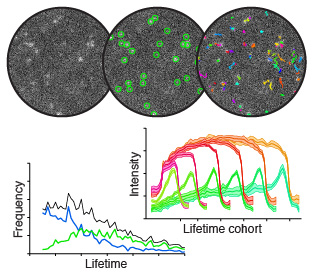
%> input picture img/cmeAnalysis.jpg, 313 x 277 px
$ octave --eval "result = getGaussianPSFsigmaFromData('../img/cmeAnalysis.jpg');"   (GNU Octave 9; MATLAB toolbox functions it lacks are replaced by stand-ins)
%> lines starting %> are read from the running program, lines starting %| are printed output that depends on the picture
### software/padarrayXT.m
function b = padarrayXT(varargin)
%PADARRAYXT Modified version of built-in function 'padarray'.
%   Mirroring ('symmetric' option) does not duplicate the border pixel.
%   B = PADARRAYXT(A,PADSIZE) pads array A with PADSIZE(k) number of zeros
%   along the k-th dimension of A.  PADSIZE should be a vector of
%   nonnegative integers.
%
%   B = PADARRAYXT(A,PADSIZE,PADVAL) pads array A with PADVAL (a scalar)
%   instead of with zeros.
%
%   B = PADARRAYXT(A,PADSIZE,PADVAL,DIRECTION) pads A in the direction
%   specified by the string DIRECTION.  DIRECTION can be one of the
%   following strings.
%
%       String values for DIRECTION
%       'pre'         Pads before the first array element along each
%                     dimension .
%       'post'        Pads after the last array element along each
%                     dimension.
%       'both'        Pads before the first array element and after the
%                     last array element along each dimension.
%
%   By default, DIRECTION is 'both'.
%
%   B = PADARRAYXT(A,PADSIZE,METHOD,DIRECTION) pads array A using the
%   specified METHOD.  METHOD can be one of these strings:
%
%       String values for METHOD
%       'circular'    Pads with circular repetition of elements.
%       'replicate'   Repeats border elements of A.
%       'symmetric'   Pads array with mirror reflections of itself.
%       'asymmetric'   Pads array with odd-symmetric extensions of itself.
%
%   Class Support
%   -------------
%   When padding with a constant value, A can be numeric or logical.
%   When padding using the 'circular', 'replicate', or 'symmetric'
%   methods, A can be of any class.  B is of the same class as A.
%
%   Example
%   -------
%   Add three elements of padding to the beginning of a vector.  The
%   padding elements contain mirror copies of the array.
%
%       b = padarrayxt([1 2 3 4],3,'symmetric','pre')
%
%   Add three elements of padding to the end of the first dimension of
%   the array and two elements of padding to the end of the second
%   dimension.  Use the value of the last array element as the padding
%   value.
%
%       B = padarrayxt([1 2; 3 4],[3 2],'replicate','post')
%
%   Add three elements of padding to each dimension of a
%   three-dimensional array.  Each pad element contains the value 0.
%
%       A = [1 2; 3 4];
%       B = [5 6; 7 8];
%       C = cat(3,A,B)
%       D = padarray(C,[3 3],0,'both')
%
%   See also CIRCSHIFT, IMFILTER.
%
% Copyright (C) 2026, Danuser Lab - UTSouthwestern
%
% This file is part of CMEAnalysis_Package.
%
% CMEAnalysis_Package is free software: you can redistribute it and/or modify
% it under the terms of the GNU General Public License as published by
% the Free Software Foundation, either version 3 of the License, or
% (at your option) any later version.
%
% CMEAnalysis_Package is distributed in the hope that it will be useful,
% but WITHOUT ANY WARRANTY; without even the implied warranty of
% MERCHANTABILITY or FITNESS FOR A PARTICULAR PURPOSE.  See the
% GNU General Public License for more details.
%
% You should have received a copy of the GNU General Public License
% along with CMEAnalysis_Package.  If not, see <http://www.gnu.org/licenses/>.
%
%

%   Copyright 1993-2010 The MathWorks, Inc.
%   $Revision: 1.11.4.13 $  $Date: 2011/08/09 17:51:33 $

%   Last modified on 04/14/2012 by Francois Aguet.

[a, method, padSize, padVal, direction] = ParseInputs(varargin{:});

if isempty(a)

    % treat empty matrix similar for any method
    if strcmp(direction,'both')
        sizeB = size(a) + 2*padSize;
    else
        sizeB = size(a) + padSize;
    end

    b = mkconstarray(class(a), padVal, sizeB);

elseif strcmpi(method,'constant')

    % constant value padding with padVal
    b = ConstantPad(a, padSize, padVal, direction);
else

    % compute indices then index into input image
    aSize = size(a);
    aIdx = getPaddingIndices(aSize,padSize,method,direction);
    b = a(aIdx{:});
end

if islogical(a)
    b = logical(b);
end


%%%
%%% ConstantPad
%%%
% [29 lines left out: function ConstantPad, not called in this run]


%%%
%%% ParseInputs
%%%
function [a, method, padSize, padVal, direction] = ParseInputs(varargin)

% narginchk(2,4);
if nargin<2 || nargin>4
    error('Incompatible number of input arguments.');
end

% fixed syntax args
a         = varargin{1};
padSize   = varargin{2};

% default values
method    = 'constant';
padVal    = 0;
direction = 'both';

validateattributes(padSize, {'double'}, {'real' 'vector' 'nonnan' 'nonnegative' ...
    'integer'}, mfilename, 'PADSIZE', 2);

% Preprocess the padding size
if (numel(padSize) < ndims(a))
    padSize           = padSize(:);
    padSize(ndims(a)) = 0;
end

if nargin > 2

    firstStringToProcess = 3;

    if ~ischar(varargin{3})
        % Third input must be pad value.
        padVal = varargin{3};
        validateattributes(padVal, {'numeric' 'logical'}, {'scalar'}, ...
            mfilename, 'PADVAL', 3);

        firstStringToProcess = 4;

    end

    for k = firstStringToProcess:nargin
        validStrings = {'circular' 'replicate' 'symmetric' 'pre' ...
            'post' 'both'};
        string = validatestring(varargin{k}, validStrings, mfilename, ...
            'METHOD or DIRECTION', k);
        switch string
            case {'circular' 'replicate' 'symmetric'}
                method = string;

            case {'pre' 'post' 'both'}
                direction = string;

            otherwise
                error(message('images:padarray:unexpectedError'))
        end
    end
end

% Check the input array type
if strcmp(method,'constant') && ~(isnumeric(a) || islogical(a))
    error(message('images:padarray:badTypeForConstantPadding'))
end


% Internal functions called by padarray.m (modified)
function aIdx = getPaddingIndices(aSize,padSize,method,direction)
%getPaddingIndices is used by padarray and blockproc.
%   Computes padding indices of input image.  This is function is used to
%   handle padding of in-memory images (via padarray) as well as
%   arbitrarily large images (via blockproc).
%
%   aSize : result of size(I) where I is the image to be padded
%   padSize : padding amount in each dimension.
%             numel(padSize) can be greater than numel(aSize)
%   method : X or a 'string' padding method
%   direction : pre, post, or both.
%
%   See the help for padarray for additional information.

% Copyright 2010 The MathWorks, Inc.
% $Revision: 1.1.6.1 $ $Date: 2010/04/15 15:18:15 $

% make sure we have enough image dims for the requested padding
if numel(padSize) > numel(aSize)
    singleton_dims = numel(padSize) - numel(aSize);
    aSize = [aSize ones(1,singleton_dims)];
end

switch method
    case 'circular'
        aIdx = CircularPad(aSize, padSize, direction);
    case 'symmetric'
        aIdx = SymmetricPad(aSize, padSize, direction);
    case 'replicate'
        aIdx = ReplicatePad(aSize, padSize, direction);
end


%%%
%%% CircularPad
%%%
% [24 lines left out: function CircularPad, not called in this run]


%%%
%%% SymmetricPad
%%%
function idx = SymmetricPad(aSize, padSize, direction)

numDims = numel(padSize);

% Form index vectors to subsasgn input array into output array.
% Also compute the size of the output array.
idx   = cell(1,numDims);
for k = 1:numDims
    M = aSize(k);
    if M>1
        dimNums = uint32([1:M M-1:-1:2]);
        div = 2*M-2;
    else
        dimNums = [1 1];
        div = 2;
    end
    p = padSize(k);

    switch direction
        case 'pre'
            idx{k}   = dimNums(mod(-p:M-1, div) + 1);

        case 'post'
            idx{k}   = dimNums(mod(0:M+p-1, div) + 1);

        case 'both'
            idx{k}   = dimNums(mod(-p:M+p-1, div) + 1);
    end
end


%%%
%%% ReplicatePad
%%%
% [35 lines left out: functions ReplicatePad, mkconstarray, not called in this run]

### software/pointSourceDetection.m
%[pstruct, mask, imgLM, imgLoG] = pointSourceDetection(img, sigma, mode)
%
% Inputs :
%                 img : input image
%               sigma : standard deviation of the Gaussian PSF
%
% Options (as 'specifier'-value pairs):
%
%              'mode' : parameters to estimate. Default: 'xyAc'.
%             'alpha' : alpha value used in the statistical tests. Default: 0.05.
%              'mask' : mask of pixels (i.e., cell mask) to include in the detection. Default: all.
%       'FitMixtures' : true|{false}. Toggles mixture-model fitting.
%       'MaxMixtures' : maximum number of mixtures to fit. Default: 5.
%   'RemoveRedundant' : {true}|false. Discard localizations that coincide within 'RedundancyRadius'.
%  'RedundancyRadius' : Radius for filtering out redundant localizatios. Default: 0.25
%         'Prefilter' : {true}|false. Prefilter to calculate mask of significant pixels.
%     'RefineMaskLoG' : {true}|false. Apply threshold to LoG-filtered img to refine mask of significant pixels.
%   'RefineMaskValid' : {true}|false. Return only mask regions where a significant signal was localized.
%        'ConfRadius' : Confidence radius for positions, beyond which the fit is rejected. Default: 2*sigma
%        'WindowSize' : Window size for the fit. Default: 4*sigma, i.e., [-4*sigma ... 4*sigma]^2
%
% Outputs:
%             pstruct : output structure with Gaussian parameters, standard deviations, p-values
%                mask : mask of significant (in amplitude) pixels
%               imgLM : image of local maxima
%              imgLoG : Laplacian of Gaussian-filtered image
%
% Copyright (C) 2026, Danuser Lab - UTSouthwestern
%
% This file is part of CMEAnalysis_Package.
%
% CMEAnalysis_Package is free software: you can redistribute it and/or modify
% it under the terms of the GNU General Public License as published by
% the Free Software Foundation, either version 3 of the License, or
% (at your option) any later version.
%
% CMEAnalysis_Package is distributed in the hope that it will be useful,
% but WITHOUT ANY WARRANTY; without even the implied warranty of
% MERCHANTABILITY or FITNESS FOR A PARTICULAR PURPOSE.  See the
% GNU General Public License for more details.
%
% You should have received a copy of the GNU General Public License
% along with CMEAnalysis_Package.  If not, see <http://www.gnu.org/licenses/>.
%
%

% Francois Aguet, April 2011 (last modified: 09/30/2013)

function [pstruct, mask, imgLM, imgLoG] = pointSourceDetection(img, sigma, varargin)

% Parse inputs
ip = inputParser;
ip.CaseSensitive = false;
ip.addRequired('img', @isnumeric);
ip.addRequired('sigma', @isscalar);
ip.addParamValue('Mode', 'xyAc', @ischar);
ip.addParamValue('Alpha', 0.05, @isscalar);
ip.addParamValue('Mask', [], @(x) isnumeric(x) || islogical(x));
ip.addParamValue('FitMixtures', false, @islogical);
ip.addParamValue('MaxMixtures', 5, @isposint);
ip.addParamValue('RemoveRedundant', true, @islogical);
ip.addParamValue('RedundancyRadius', 0.25, @isscalar);
ip.addParamValue('Prefilter', true, @islogical);
ip.addParamValue('RefineMaskLoG', true, @islogical);
ip.addParamValue('RefineMaskValid', true, @islogical);
ip.addParamValue('ConfRadius', []); % Default: 2*sigma, see fitGaussians2D.
ip.addParamValue('WindowSize', []); % Default: 4*sigma, see fitGaussians2D.
ip.KeepUnmatched = true;
ip.parse(img, sigma, varargin{:});
mode = ip.Results.Mode;
alpha = ip.Results.Alpha;

if ~isa(img, 'double')
    img = double(img);
end

% Gaussian kernel
w = ceil(4*sigma);
x = -w:w;
g = exp(-x.^2/(2*sigma^2));
u = ones(1,length(x));

% convolutions
imgXT = padarrayXT(img, [w w], 'symmetric');
fg = conv2(g', g, imgXT, 'valid');
fu = conv2(u', u, imgXT, 'valid');
fu2 = conv2(u', u, imgXT.^2, 'valid');

% Laplacian of Gaussian
gx2 = g.*x.^2;
imgLoG = 2*fg/sigma^2 - (conv2(g, gx2, imgXT, 'valid')+conv2(gx2, g, imgXT, 'valid'))/sigma^4;
imgLoG = imgLoG / (2*pi*sigma^2);

% 2-D kernel
g = g'*g;
n = numel(g);
gsum = sum(g(:));
g2sum = sum(g(:).^2);

% solution to linear system
A_est = (fg - gsum*fu/n) / (g2sum - gsum^2/n);
c_est = (fu - A_est*gsum)/n;

if ip.Results.Prefilter
    J = [g(:) ones(n,1)]; % g_dA g_dc
    C = inv(J'*J);

    f_c = fu2 - 2*c_est.*fu + n*c_est.^2; % f-c
    RSS = A_est.^2*g2sum - 2*A_est.*(fg - c_est*gsum) + f_c;
    RSS(RSS<0) = 0; % negative numbers may result from machine epsilon/roundoff precision
    sigma_e2 = RSS/(n-3);

    sigma_A = sqrt(sigma_e2*C(1,1));

    % standard deviation of residuals
    sigma_res = sqrt(RSS/(n-1));

    kLevel = norminv(1-alpha/2.0, 0, 1);

    SE_sigma_c = sigma_res/sqrt(2*(n-1)) * kLevel;
    df2 = (n-1) * (sigma_A.^2 + SE_sigma_c.^2).^2 ./ (sigma_A.^4 + SE_sigma_c.^4);
    scomb = sqrt((sigma_A.^2 + SE_sigma_c.^2)/n);
    T = (A_est - sigma_res*kLevel) ./ scomb;
    pval = tcdf(-T, df2);

    % mask of admissible positions for local maxima
    mask = pval < 0.05;
else
    mask = true(size(img));
end

% all local max
allMax = locmax2d(imgLoG, 2*ceil(sigma)+1);

% local maxima above threshold in image domain
imgLM = allMax .* mask;

pstruct = [];
if sum(imgLM(:))~=0 % no local maxima found, likely a background image

    if ip.Results.RefineMaskLoG
        % -> set threshold in LoG domain
        logThreshold = min(imgLoG(imgLM~=0));
        logMask = imgLoG >= logThreshold;

        % combine masks
        mask = mask | logMask;
    end

    % re-select local maxima
    imgLM = allMax .* mask;

    % apply exclusion mask
    if ~isempty(ip.Results.Mask)
        imgLM(ip.Results.Mask==0) = 0;
    end


    [lmy, lmx] = find(imgLM~=0);
    lmIdx = sub2ind(size(img), lmy, lmx);

    if ~isempty(lmIdx)
        % run localization on local maxima
        if ~ip.Results.FitMixtures
            pstruct = fitGaussians2D(img, lmx, lmy, A_est(lmIdx), sigma*ones(1,length(lmIdx)),...
                c_est(lmIdx), mode, 'mask', mask, 'alpha', alpha,...
                'ConfRadius', ip.Results.ConfRadius, 'WindowSize', ip.Results.WindowSize);
        else
            pstruct = fitGaussianMixtures2D(img, lmx, lmy, A_est(lmIdx), sigma*ones(1,length(lmIdx)),...
                c_est(lmIdx), 'mask', mask, 'alpha', alpha, 'maxM', ip.Results.MaxMixtures);
        end

        % remove NaN values
        idx = ~isnan([pstruct.x]);
        if sum(idx)~=0
            fnames = fieldnames(pstruct);
            for k = 1:length(fnames)
                pstruct.(fnames{k}) = pstruct.(fnames{k})(idx);
            end

            % significant amplitudes
            idx = [pstruct.hval_Ar] == 1;

            % eliminate duplicate positions (resulting from localization)
            if ip.Results.RemoveRedundant
                pM = [pstruct.x' pstruct.y'];
                idxKD = KDTreeBallQuery(pM, pM, ip.Results.RedundancyRadius*ones(numel(pstruct.x),1));
                idxKD = idxKD(cellfun(@numel, idxKD)>1);
                for k = 1:length(idxKD);
                    RSS = pstruct.RSS(idxKD{k});
                    idx(idxKD{k}(RSS ~= min(RSS))) = 0;
                end
            end

            if sum(idx)>0
                fnames = fieldnames(pstruct);
                for k = 1:length(fnames)
                    pstruct.(fnames{k}) = pstruct.(fnames{k})(idx);
                end
                pstruct.hval_Ar = logical(pstruct.hval_Ar);
                pstruct.hval_AD = logical(pstruct.hval_AD);
                pstruct.isPSF = ~pstruct.hval_AD;

                % adjust mixture index if only a single component remains
                if ip.Results.FitMixtures
                    mv = 0:max(pstruct.mixtureIndex);
                    multiplicity = getMultiplicity(pstruct.mixtureIndex);
                    pstruct.mixtureIndex(ismember(pstruct.mixtureIndex, mv(multiplicity==1))) = 0;
                end
            else
                pstruct = [];
            end
        else
            pstruct = [];
        end
    end
end

if ~isempty(pstruct) && ip.Results.RefineMaskValid
    CC = bwconncomp(mask);
    labels = labelmatrix(CC);
    loclabels = labels(sub2ind(size(img), pstruct.y_init, pstruct.x_init));
    idx = setdiff(1:CC.NumObjects, loclabels);
    CC.PixelIdxList(idx) = [];
    CC.NumObjects = length(CC.PixelIdxList);
    mask = labelmatrix(CC)~=0;
end

### software/locmax2d.m
function fImg = locmax2d(img, mask, keepFlat)
%LOCALMAX searches for local maxima in an image
%
%    SYNOPSIS fImg = locmax2d(img, mask, keepFlat)
%
%    INPUT    img    image matrix
%             mask   EITHER a scalar that defines the window dimensions
%                    OR a vector [m n] that defines the window dimensions
%                    OR a binary (0/1) structural element (matrix).
%                    Structural elements such as discs can be defined
%                    using the built-in matlab function "strel".
%                    The input matrix must have an odd number of columns and rows.
%             keepFlat Optional input variable to choose whether to remove
%                      "flat" maxima or to keep them. Default is 0, to remove them.
%
%    OUTPUT   fImg   image with local maxima (original values) and zeros elsewhere.
%
% Copyright (C) 2026, Danuser Lab - UTSouthwestern
%
% This file is part of CMEAnalysis_Package.
%
% CMEAnalysis_Package is free software: you can redistribute it and/or modify
% it under the terms of the GNU General Public License as published by
% the Free Software Foundation, either version 3 of the License, or
% (at your option) any later version.
%
% CMEAnalysis_Package is distributed in the hope that it will be useful,
% but WITHOUT ANY WARRANTY; without even the implied warranty of
% MERCHANTABILITY or FITNESS FOR A PARTICULAR PURPOSE.  See the
% GNU General Public License for more details.
%
% You should have received a copy of the GNU General Public License
% along with CMEAnalysis_Package.  If not, see <http://www.gnu.org/licenses/>.
%
%


%%%%%%%%%%%%%%%%%%%%%%%%%%%%%%%%%%%%%%%%%%%%%%%%%
%
% PARAMETER CHECK
%
%%%%%%%%%%%%%%%%%%%%%%%%%%%%%%%%%%%%%%%%%%%%%%%%%

if nargin<2
   error('Please define all parameters');
end

if numel(mask)==1
    if mod(mask,2)==0
        mask = mask + 1;
    end
    rows = mask;
    cols = mask;
    mask = ones(mask);
    numEl = rows*cols;

% If mask is a vector with two entries, then, these two entries define the
% number of rows and columns of a rectangular mask filled with ones:
elseif length(mask(:))==2
    % make sure the mask elements are odd numbers (only then, the
    % local max operator is properly defined)
    indx = find(~mod(mask,2));
    mask(indx) = mask(indx) + 1;
    rows=mask(1);
    cols=mask(2);
    % number of non-zero elements:
    numEl=prod(mask);

    % generate the real mask:
    mask=ones(mask);
else
    % mask is a flat structural element, with an odd number of cols and
    % rows. Note that this excludes the only possible overlap case [1 1]
    % which would be treated as identical operation above.

    % first check that mask has the right size:
    [rows cols]=size(mask);
    if ~mod(rows,2) || ~mod(cols,2)
        % There is no simple way of extending a general mask, thus:
        error('Mask must have an odd number of rows and columns!');
    end

    % get matrix dimensions:
    [rows cols]=size(mask);

    % Check that the matrix contains only 0/1. This check could be omitted:
    checkMat = (mask==1 | mask==0);
    if sum(checkMat(:))<rows*cols
        % There is no simple way of extending a general mask, thus:
        error('The mask may contain binary values only!');
    end

    % number of non-zero elements:
    numEl=sum(mask(:));
end

if nargin < 3 || isempty(keepFlat)
    keepFlat = 0;
end

%%%%%%%%%%%%%%%%%%%%%%%%%%%%%%%%%%%%%%%%%%%%%%%%%
%
% DEFINITIONS
%
%%%%%%%%%%%%%%%%%%%%%%%%%%%%%%%%%%%%%%%%%%%%%%%%%

% apply a max filter
fImg = ordfilt2(img,numEl,mask);
if keepFlat == 0 %change made by KJ
    fImg2 = ordfilt2(img,numEl-1,mask);
    fImg(fImg2==fImg)=0;
end

% take only those positions where the max filter and the original image value
% are equal -> this is a local maximum
fImg(fImg ~= img) = 0;

% set image border to zero
b = (cols-1)/2;
fImg(:,[1:b end-b+1:end]) = 0;
b = (rows-1)/2;
fImg([1:b end-b+1:end],:) = 0;

### software/getGaussianPSFsigmaFromData.m
%[sigma] = getGaussianPSFsigmaFromData(imageList) returns the s.d. of the Gaussian PSF estimated from the input data.
% The estimation is performed by running pointSourceDetection() with 'sigma' as a free parameter.
%
% Inputs:
%    imageList : single image, cell array of images, or cell array of image path strings
%
% Options:
%    'Display' : {true}|false displays the distribution of 'sigma' values
%
% Output:
%        sigma : standard deviation of the Gaussian PSF estimated from point sources in input data
%
% Copyright (C) 2026, Danuser Lab - UTSouthwestern
%
% This file is part of CMEAnalysis_Package.
%
% CMEAnalysis_Package is free software: you can redistribute it and/or modify
% it under the terms of the GNU General Public License as published by
% the Free Software Foundation, either version 3 of the License, or
% (at your option) any later version.
%
% CMEAnalysis_Package is distributed in the hope that it will be useful,
% but WITHOUT ANY WARRANTY; without even the implied warranty of
% MERCHANTABILITY or FITNESS FOR A PARTICULAR PURPOSE.  See the
% GNU General Public License for more details.
%
% You should have received a copy of the GNU General Public License
% along with CMEAnalysis_Package.  If not, see <http://www.gnu.org/licenses/>.
%
%

% Francois Aguet, September 2010

function sigma = getGaussianPSFsigmaFromData(imageList, varargin)
%> called with imageList = '../img/cmeAnalysis.jpg'

ip = inputParser;
ip.CaseSensitive = false;
ip.addRequired('imageList');
ip.addOptional('frameRange', []);
ip.addParamValue('Display', true, @islogical);
ip.parse(imageList, varargin{:});

if ~iscell(imageList)
    imageList = {imageList};
end
frameRange = ip.Results.frameRange;

if isempty(frameRange)
    nd = numel(imageList);
else
    nd = numel(frameRange);
end
svect = cell(1,nd);
parfor i = 1:nd
    if isempty(frameRange)
        if ischar(imageList{i})
            img = double(imread(imageList{i}));
        else
            img = double(imageList{i});
        end
    else
        img = double(readtiff(imageList{1}, frameRange(i)));
    end
    % First pass with fixed sigma
    pstruct = pointSourceDetection(img, 1.5, 'Mode', 'xyac');
%> in ParseInputs, `padSize   = varargin{2};`: padSize = [6 6]
%> in ParseInputs, `padSize           = padSize(:);`: padSize = [6; 6]
%> the loop in ParseInputs, `for k = firstStringToProcess:nargin` made 1 pass
%> (string, method) on pass 1: ('symmetric', 'symmetric')
%> after the loop in ParseInputs, `for k = firstStringToProcess:nargin`: direction = 'both'
%> in padarrayXT, `[a, method, padSize, padVal, direction] = ParseInputs(varargin{:});`: method = 'symmetric'; padSize = [6; 6; 0]; padVal = 0; direction = 'both'
%> the loop in SymmetricPad, `for k = 1:numDims` made 3 passes
%> p on passes 1 to 3: 6, 6, 0
%> after the loop in SymmetricPad, `for k = 1:numDims`: idx = 3 items
%> in padarrayXT, `b = a(aIdx{:});`:
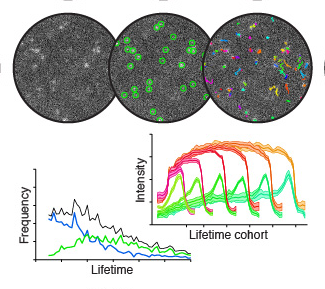
%> b: size 289x325x3 double; mean R, G, B 194.6, 197, 192.1
%> in pointSourceDetection, `fg = conv2(g', g, imgXT, 'valid');`:
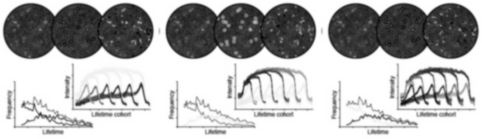
%> fg: size 277x963 double (shown at 1/2 size); min 584.4, max 3604.9, mean 2703.3; drawn with min black and max white
%> in pointSourceDetection, `fu = conv2(u', u, imgXT, 'valid');`:
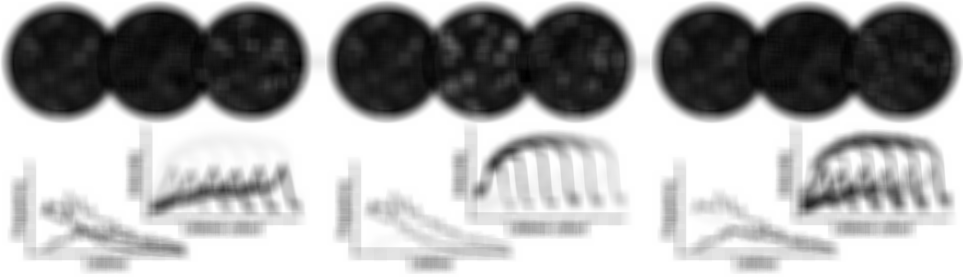
%> fu: size 277x963 double; min 11256, max 43095, mean 32316.6; drawn with min black and max white
%> (the rest of the program and of its run is left out)
